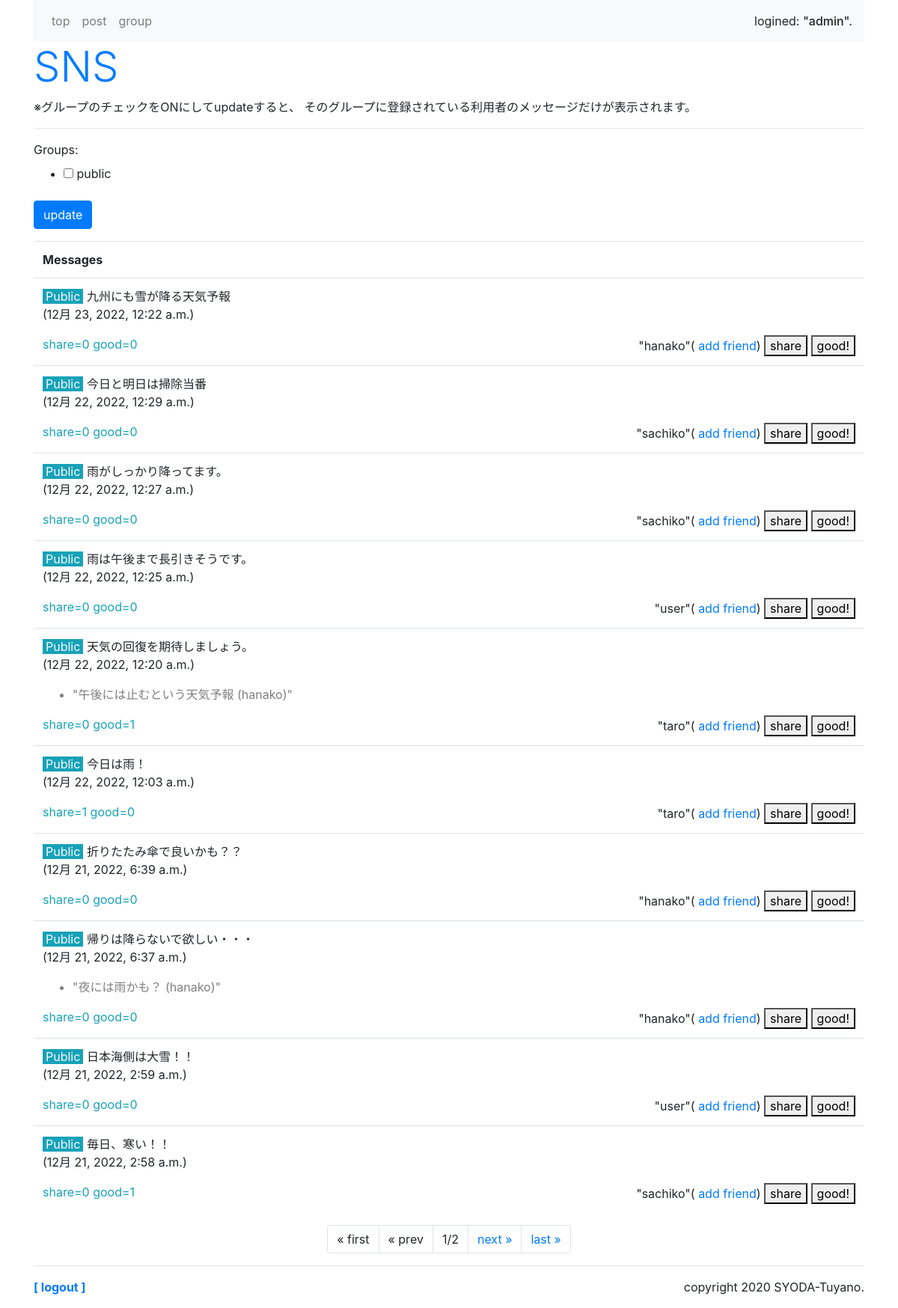
The page /sns/ (signed in) on the database its author committed.
### sns/models.py (models this page shows)
class Message(models.Model):
    owner = models.ForeignKey(User, on_delete=models.CASCADE, \
        related_name='message_owner')
    group = models.ForeignKey('Group', on_delete=models.CASCADE)
    content = models.TextField(max_length=1000)
    share_id = models.IntegerField(default=-1)
    good_count = models.IntegerField(default=0)
    share_count = models.IntegerField(default=0)
    pub_date = models.DateTimeField(auto_now_add=True)
    def __str__(self):
        return str(self.content) + ' (' + str(self.owner) + ')'
    def get_share(self):
        return Message.objects.get(id=self.share_id)
    class Meta:
        ordering = ('-pub_date',)

### sns/views.py (the view)
# urls.py: path('', views.index, name='index'),
@login_required(login_url='/admin/login/')
def index(request, page=1):
    (public_user, public_group) = get_public()
    if request.method == 'POST':
        checkform = GroupCheckForm(request.user,request.POST)
        glist = []
        for item in request.POST.getlist('groups'):
            glist.append(item)
        messages = get_your_group_message(request.user, \
                glist, page)
    else:
        checkform = GroupCheckForm(request.user)
        gps = Group.objects.filter(owner=request.user)
        glist = [public_group.title]
        for item in gps:
            glist.append(item.title)
        messages = get_your_group_message(request.user, glist, page)
    params = {
        'login_user':request.user,
        'contents':messages,
        'check_form':checkform,
    }
    return render(request, 'sns/index.html', params)

### sns/forms.py
class GroupCheckForm(forms.Form):
    def __init__(self, user, *args, **kwargs):
        super(GroupCheckForm, self).__init__(*args, **kwargs)
        public = User.objects.filter(username='public').first()
        self.fields['groups'] = forms.MultipleChoiceField(
            choices=[(item.title, item.title) for item in \
                Group.objects.filter(owner__in=[user,public])],
            widget=forms.CheckboxSelectMultiple(),
        )

### sns/views.py (called while the page is built)
def get_your_group_message(owner, glist, page):
    page_num = 10
    (public_user,public_group) = get_public()
    groups = Group.objects.filter(Q(owner=owner) \
            |Q(owner=public_user)).filter(title__in=glist)
    me_friends = Friend.objects.filter(group__in=groups)
    me_users = []
    for f in me_friends:
        me_users.append(f.user)
    his_groups = Group.objects.filter(owner__in=me_users)
    his_friends = Friend.objects.filter(user=owner) \
            .filter(group__in=his_groups)
    me_groups = []
    for hf in his_friends:
        me_groups.append(hf.group)
    messages = Message.objects.filter(Q(group__in=groups) \
        |Q(group__in=me_groups))
    page_item = Paginator(messages, page_num)
    return page_item.get_page(page)

def get_public():
    public_user = User.objects.filter(username='public').first()
    public_group = Group.objects.filter \
            (owner=public_user).first()
    return (public_user, public_group)

### sns/templates/sns/index.html (shortened to what this page needs)
{% extends 'sns/layout.html' %}
{% block header %}
<h1 class="display-4 text-primary">SNS</h1>
<p>※グループのチェックをONにしてupdateすると、
そのグループに登録されている利用者のメッセージだけが表示されます。</p>
{% endblock %}
{% block content %}
<hr>
<div>
    <form action="{% url 'index' %}" method="post" name="group_form">
        {{check_form}}
        <div>
            <button class="btn btn-primary">update</button>
        </div>
    </form>
</div>
<table class="table mt-3">
    <tr><th>Messages</th></tr>
{% for item in contents %}
    <tr><td>
    <p class="my-0">
        {% if item.group.title == 'public' %}
        <span class="bg-info text-light px-1">Public</span>
        {% endif %}
        {{item.content}}</p>
    <p class=""> ({{item.pub_date}})</p>
    {% if item.share_id > 0 %}
    <ul><li class="text-black-50">"{{item.get_share}}"</li></ul>
    {% endif %}
    <span class="float-left text-info">
        share={{item.share_count}} good={{item.good_count}}
    </span>
    <span class="float-right">
        "{{item.owner}}"(<a href="{% url 'add' %}?name={{item.owner}}">
            add friend</a>)
        <a href="{% url 'share' item.id %}">
            <button class="py-0">share</button></a>
        <a href="{% url 'good' item.id %}">
            <button class="py-0">good!</button></a>
    </span>
</td></tr>
{% endfor %}
</table>
<ul class="pagination justify-content-center">
    {% if contents.has_previous %}
    <li class="page-item">
        <a class="page-link" href="javascript:sendGroupForm(1);">
            &laquo; first</a>
    </li>
    <li class="page-item">
        <a class="page-link"
        href="javascript:sendGroupForm({{contents.previous_page_number}});">
            &laquo; prev</a>
    </li>
    {% else %}
    <li class="page-item">
        <a class="page-link">&laquo; first</a>
    </li>
    <li class="page-item">
        <a class="page-link">&laquo; prev</a>
    </li>
    {% endif %}
    <li class="page-item">
        <a class="page-link">
        {{contents.number}}/{{contents.paginator.num_pages}}</a>
    </li>
    {% if contents.has_next %}
    <li class="page-item">
        <a class="page-link"
        href="javascript:sendGroupForm({{contents.next_page_number }});">
            next &raquo;</a>
    </li>
    <li class="page-item">
        <a class="page-link"
        href="javascript:sendGroupForm({{contents.paginator.num_pages}});">
            last &raquo;</a>
    </li>
    {% endif %}
</ul>
{% endblock %}

### sns/templates/sns/layout.html (shortened to what this page needs)
{% load static %}
<!DOCTYPE html>
<html lang="ja">
<head>
    <link rel="stylesheet"
    href="https://stackpath.bootstrapcdn.com/bootstrap/4.3.1/css/bootstrap.min.css"
>
</head>
<body class="container">
    <nav class="navbar navbar-expand navbar-light bg-light">
    <ul class="navbar-nav mr-auto">
        <li class="nav-item">
            <a class="nav-link" href="{% url 'index' %}">top</a>
        </li>
        <li class="nav-item">
            <a class="nav-link" href="{% url 'post' %}">post</a>
        </li>
        <li class="nav-item">
            <a class="nav-link" href="{% url 'groups' %}">group</a>
        </li>
    </ul>
    <span>logined: <span class="h6">"{{login_user}}".</span></span>
    </nav>
    <div>{% block header %}
        {% endblock %}</div>
    <div class="content">{% block content %}
        {% endblock %}</div>
    <hr>
    <div class="my-3">
        <span class="font-weight-bold">
            <a href="/admin/logout?next=/sns/">
                [ logout ]</a></span>
        <span class="float-right">copyright 2020
            SYODA-Tuyano.</span>
    </div>
</body>
</html>

### rows shown on the page
Message: shows "Public", content "九州にも雪が降る天気予報", pub_date "12月 23, 2022, 12:22 a.m.", share_count "0", good_count "0", owner "hanako"
Message: shows "Public", content "今日と明日は掃除当番", pub_date "12月 22, 2022, 12:29 a.m.", share_count "0", good_count "0", owner "sachiko"
Message: shows "Public", content "雨がしっかり降ってます。", pub_date "12月 22, 2022, 12:27 a.m.", share_count "0", good_count "0", owner "sachiko"
Message: shows "Public", content "雨は午後まで長引きそうです。", pub_date "12月 22, 2022, 12:25 a.m.", share_count "0", good_count "0", owner "user"
Message: shows "Public", content "天気の回復を期待しましょう。", pub_date "12月 22, 2022, 12:20 a.m.", get_share "午後には止むという天気予報 (hanako)", share_count "0", good_count "1", owner "taro"
Message: shows "Public", content "今日は雨！", pub_date "12月 22, 2022, 12:03 a.m.", share_count "1", good_count "0", owner "taro"
Message: shows "Public", content "折りたたみ傘で良いかも？？", pub_date "12月 21, 2022, 6:39 a.m.", share_count "0", good_count "0", owner "hanako"
Message: shows "Public", content "帰りは降らないで欲しい・・・", pub_date "12月 21, 2022, 6:37 a.m.", get_share "夜には雨かも？ (hanako)", share_count "0", good_count "0", owner "hanako"
Message: shows "Public", content "日本海側は大雪！！", pub_date "12月 21, 2022, 2:59 a.m.", share_count "0", good_count "0", owner "user"
Message: shows "Public", content "毎日、寒い！！", pub_date "12月 21, 2022, 2:58 a.m.", share_count "0", good_count "1", owner "sachiko"

### other values the page prints
{{ login_user }} "admin"
{{ contents.number }} "1"
{{ contents.paginator.num_pages }} "2"
